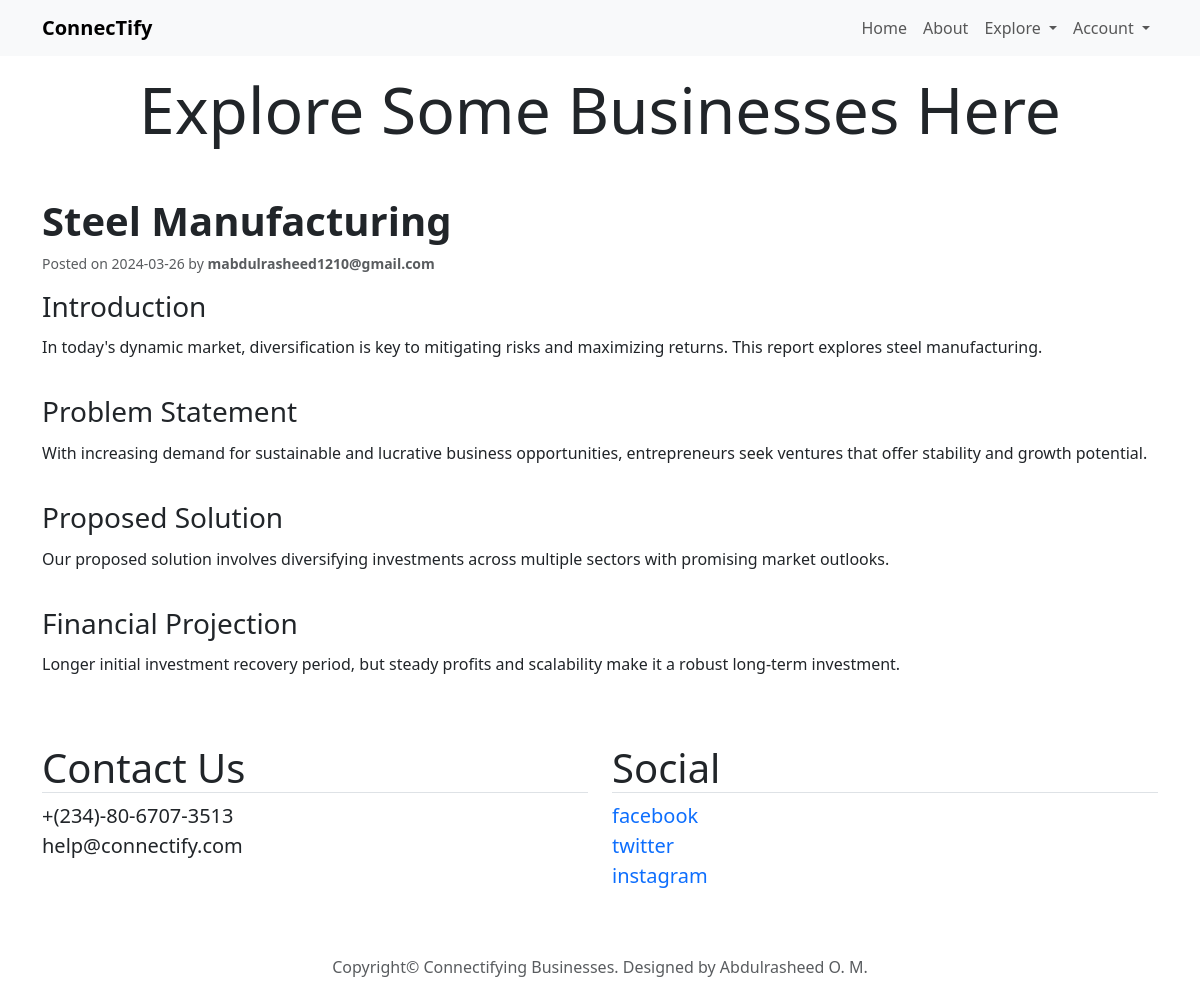
The app's page /post/4 with its own data.
### connectify/models.py (models this page shows, shortened)
class Post(db.Model):
    id = db.Column(db.Integer, primary_key=True)
    title = db.Column(db.Text, nullable=False)
    introduction = db.Column(db.Text, nullable=False)
    problem_statement = db.Column(db.Text, nullable=False)
    solution = db.Column(db.Text, nullable=False)
    market_analysis = db.Column(db.Text, nullable=False)
    financial_projection = db.Column(db.Text, nullable=False)
    user_id = db.Column(db.Integer, db.ForeignKey('user.id'), nullable=False)
    date_posted = db.Column(db.DateTime, nullable=False, default=datetime.utcnow)

class User(db.Model, UserMixin):
    id = db.Column(db.Integer, primary_key=True)
    first_name = db.Column(db.String(20), nullable=False)
    last_name = db.Column(db.String(20), nullable=False)
    email = db.Column(db.String(120), unique=True, nullable=False)
    image_file = db.Column(db.String(20), nullable=False, default='default.jpg')
    password = db.Column(db.String(60), nullable=False)
    about_me = db.Column(db.String(100), nullable=True)
    priority = db.Column(db.Integer, nullable=False, default=0)
    posts = db.relationship('Post', backref='author', lazy=True)

### connectify/routes.py (the view)
@app.route('/post/<int:post_id>')
def post(post_id):
    post = Post.query.get_or_404(post_id)
    return render_template('post.html', title='post.title', post=post)

### connectify/templates/post.html (shortened to what this page needs)
{% extends 'layout.html' %}
{% block content %}
<h1 class="display-3 text-center mb-5">Explore Some Businesses Here</h1>
<div class="row">
    <h3 class="display-6 fw-bold">{{ post.title }}</h3>
    <small class="text-muted">Posted on {{ post.date_posted.strftime('%Y-%m-%d') }} by <span class="fw-bold">{{
            post.author.email }}</span></small>
    <h3 class="mt-3">Introduction</h3>
    <p class="lh-lg">{{ post.introduction }}</p>
    <h3 class="mt-3">Problem Statement</h3>
    <p class="lh-lg">{{ post.problem_statement }}</p>
    <h3 class="mt-3">Proposed Solution</h3>
    <p class="lh-lg">{{ post.solution }}</p>
    <h3 class="mt-3">Financial Projection</h3>
    <p class="lh-lg">{{ post.financial_projection }}</p>
</div>
{% endblock content %}

### records on screen
Post: title "Steel Manufacturing", date_posted "2024-03-26", introduction "In today's dynamic market, diversification is key to mitigating risks and maximizing returns. This report explores steel manufacturing.", problem_statement "With increasing demand for sustainable and lucrative business opportunities, entrepreneurs seek ventures that offer stability and growth potential.", solution "Our proposed solution involves diversifying investments across multiple sectors with promising market outlooks.", financial_projection "Longer initial investment recovery period, but steady profits and scalability make it a robust long-term investment."
User: author.email "mabdulrasheed1210@gmail.com"
